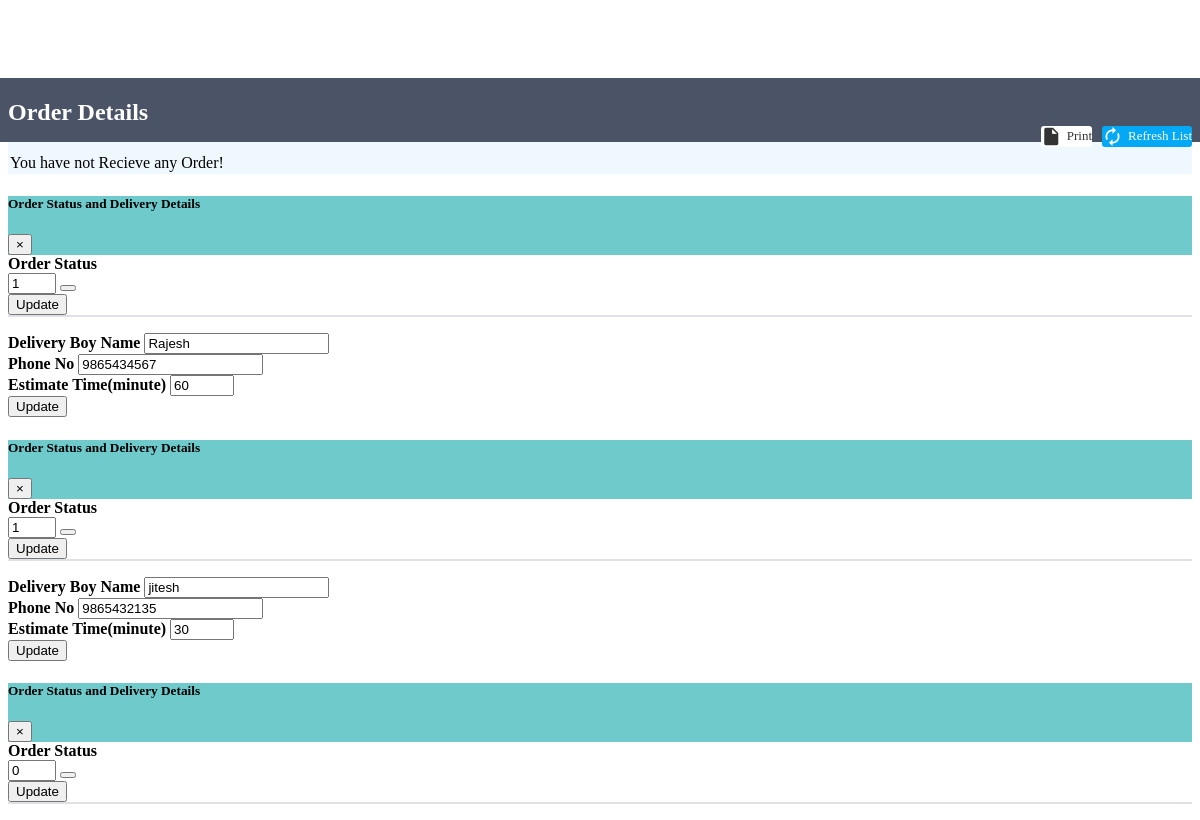
/resturant/orderManage.php, run on the app's committed database.
### tables this page shows
CREATE TABLE `orders` (
  `orderId` int(21) NOT NULL,
  `userId` int(21) NOT NULL,
  `address` varchar(255) NOT NULL,
  `zipCode` int(21) NOT NULL,
  `phoneNo` int(21) NOT NULL,
  `amount` int(200) NOT NULL,
  `paymentMode` enum('0','1') NOT NULL DEFAULT '0',
  `orderStatus` enum('0','1','2','3','4','5','6') NOT NULL DEFAULT '0',
  `orderDate` datetime NOT NULL DEFAULT current_timestamp(),
  `resturantid` int(21) NOT NULL
);

CREATE TABLE `deliverydetails` (
  `id` int(21) NOT NULL,
  `orderId` int(21) NOT NULL,
  `deliveryBoyName` varchar(35) NOT NULL,
  `deliveryBoyPhoneNo` bigint(25) NOT NULL,
  `deliveryTime` int(200) NOT NULL,
  `dateTime` datetime NOT NULL DEFAULT current_timestamp()
);

### resturant/partials/_orderStatusModal.php (the view, shortened to what this page needs)
<?php
    $itemModalSql = "SELECT * FROM `orders`";
    $itemModalResult = mysqli_query($conn, $itemModalSql);
    while($itemModalRow = mysqli_fetch_assoc($itemModalResult)){
        $orderid = $itemModalRow['orderId'];
        $orderStatus = $itemModalRow['orderStatus'];
?>
<div class="modal fade" id="orderStatus<?php echo $orderid; ?>" tabindex="-1" role="dialog" aria-labelledby="orderStatus<?php echo $orderid; ?>" aria-hidden="true">
  <div class="modal-dialog" role="document">
    <div class="modal-content">
      <div class="modal-header" style="background-color: rgb(111 202 203);">
        <h5 class="modal-title" id="orderStatus<?php echo $orderid; ?>">Order Status and Delivery Details</h5>
        <button type="button" class="close" data-dismiss="modal" aria-label="Close">
          <span aria-hidden="true">&times;</span>
        </button>
      </div>
      <div class="modal-body">
        <form action="partials/_orderManage.php" method="post" style="border-bottom: 2px solid #dee2e6;">
            <div class="text-left my-2">
                <b><label for="name">Order Status</label></b>
                <div class="row mx-2">
                <input class="form-control col-md-3" id="status" name="status" value="<?php echo $orderStatus; ?>" type="number" min="0" max="6" required>
                <button type="button" class="btn btn-secondary ml-1" data-container="body" data-toggle="popover" title="User Types" data-placement="bottom" data-html="true" data-content="0=Order Placed.<br> 1=Order Confirmed.<br> 2=Preparing your Order.<br> 3=Your order is on the way!<br> 4=Order Delivered.<br> 5=Order Denied.<br> 6=Order Cancelled.">
                </button>
                </div>
            </div>
            <button type="submit" class="btn btn-success mb-2" name="updateStatus">Update</button>
        </form>
        <?php
            $deliveryDetailSql = "SELECT * FROM `deliverydetails` WHERE `orderId`= $orderid";
             $deliveryDetailResult = mysqli_query($conn, $deliveryDetailSql);
            $deliveryDetailRow = mysqli_fetch_assoc($deliveryDetailResult);
            if($deliveryDetailRow){
            $deliveryBoyName = $deliveryDetailRow['deliveryBoyName'];
            $deliveryBoyPhoneNo = $deliveryDetailRow['deliveryBoyPhoneNo'];
            $deliveryTime = $deliveryDetailRow['deliveryTime'];
            }else{
            $deliveryBoyName = "";
            $deliveryBoyPhoneNo = "";
            $deliveryTime = "";
            }
            if($orderStatus>0 && $orderStatus<5) {
        ?>
            <form action="partials/_orderManage.php" method="post">
                <div class="text-left my-2">
                    <b><label for="name">Delivery Boy Name</label></b>
                    <input class="form-control" id="name" name="name"
                     value="<?=$deliveryBoyName;?>" type="text" required>
                </div>
                <div class="text-left my-2 row">
                    <div class="form-group col-md-6">
                        <b><label for="phone">Phone No</label></b>
                        <input class="form-control" id="phone" name="phone" value="<?php echo $deliveryBoyPhoneNo; ?>" type="tel" required pattern="[0-9]{10}">
                    </div>
                    <div class="form-group col-md-6">
                        <b><label for="catId">Estimate Time(minute)</label></b>
                        <input class="form-control" id="time" name="time" value="<?php echo $deliveryTime; ?>" type="number" min="1" max="120" required>
                    </div>
                </div>
                <button type="submit" class="btn btn-success" name="updateDeliveryDetails">Update</button>
            </form>
        <?php } ?>
      </div>
    </div>
  </div>
</div>
<?php
    }
?>

### data on the page
orders: status "1", name "Rajesh", phone "9865434567", time "60"
orders: status "1", name "jitesh", phone "9865432135", time "30"
orders: status "0"
